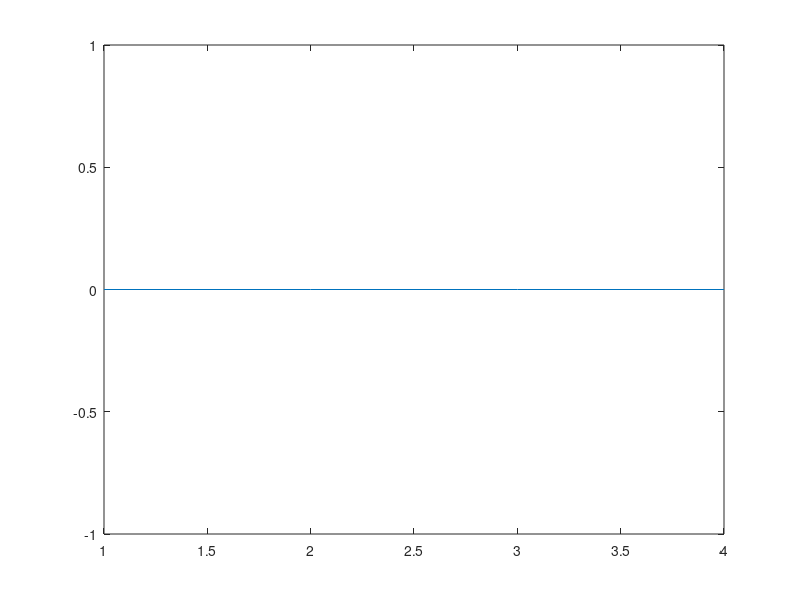

This chart was generated by the following MATLAB code:
W1=[+1];
W2=[W1,W1;W1,-W1];
W4=[W2,W2;W2,-W2];

C1=W4(1,:);
C2=W4(2,:);
C3=W4(3,:);
C4=W4(4,:);

d1=0;
s1=input('Station 1:','s');
if(s1=='0')
    d1=-1;
elseif(s1=='1')
    d1=+1;
elseif(s1=='silent')
    d1=0;
else
    fprintf('Inavalid input');
end

d2=0;
s2=input('Station 2:','s');
if(s2=='0')
    d2=-1;
elseif(s2=='1')
    d2=+1;AC
elseif(s2=='silent')
    d2=0;
else
    fprintf('Inavalid input');
end

d3=0;
s3=input('Station 3:','s');
if(s3=='0')
    d3=-1;
elseif(s3=='1')
    d3=+1;
elseif(s3=='silent')
    d3=0;
else
    fprintf('Inavalid input');
end

d4=0;
s4=input('Station 4:','s');
if(s4=='0')
    d4=-1;
elseif(s4=='1')
    d4=+1;
elseif(s4=='silent')
    d4=0;
else
    fprintf('Inavalid input');
end

y1=[];
y1=d1*C1;
y2=[];
y2=d2*C2;
y3=[];
y3=d3*C3;
y4=[];
y4=d4*C4;

Y=[];
Y=y1+y2+y3+y4

stairs(Y);
d1=Y.*C1;
a1=d1(1)+d1(2)+d1(3)+d1(4);
data1=a1/4;
fprintf('%d\n',data1);
d2=Y.*C2;
a2=d2(1)+d2(2)+d2(3)+d2(4);
data2=a2/4;
fprintf('%d\n',data2);
d3=Y.*C3;
a3=d3(1)+d3(2)+d3(3)+d3(4);
data3=a3/4;
fprintf('%d\n',data3);
d4=Y.*C4;
a4=d4(1)+d4(2)+d4(3)+d4(4);
data4=a4/4;
fprintf('%d\n',data4);



    


